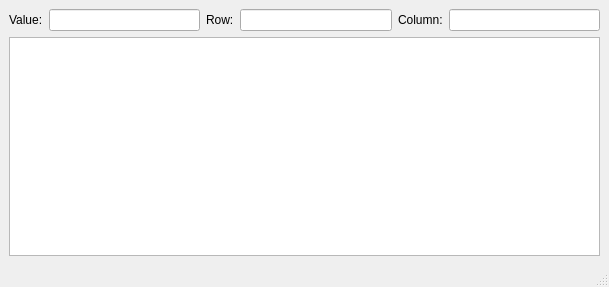
<?xml version="1.0" encoding="UTF-8"?>
<ui version="4.0">
 <class>MainWindow</class>
 <widget class="QMainWindow" name="MainWindow">
  <property name="geometry">
   <rect>
    <x>0</x>
    <y>0</y>
    <width>609</width>
    <height>287</height>
   </rect>
  </property>
  <property name="windowTitle">
   <string>qsqlmodel.pro</string>
  </property>
  <widget class="QWidget" name="centralwidget">
   <layout class="QVBoxLayout" name="verticalLayout">
    <item>
     <layout class="QHBoxLayout" name="horizontalLayout">
      <item>
       <widget class="QLabel" name="label_value">
        <property name="text">
         <string>Value:</string>
        </property>
       </widget>
      </item>
      <item>
       <widget class="QLineEdit" name="lineEdit_value"/>
      </item>
      <item>
       <widget class="QLabel" name="label">
        <property name="text">
         <string>Row:</string>
        </property>
       </widget>
      </item>
      <item>
       <widget class="QLineEdit" name="lineEdit_row"/>
      </item>
      <item>
       <widget class="QLabel" name="label_column">
        <property name="text">
         <string>Column:</string>
        </property>
       </widget>
      </item>
      <item>
       <widget class="QLineEdit" name="lineEdit_column"/>
      </item>
     </layout>
    </item>
    <item>
     <widget class="QTableView" name="tableView"/>
    </item>
   </layout>
  </widget>
  <widget class="QMenuBar" name="menubar">
   <property name="geometry">
    <rect>
     <x>0</x>
     <y>0</y>
     <width>609</width>
     <height>22</height>
    </rect>
   </property>
  </widget>
  <widget class="QStatusBar" name="statusbar"/>
 </widget>
 <resources/>
 <connections/>
</ui>
